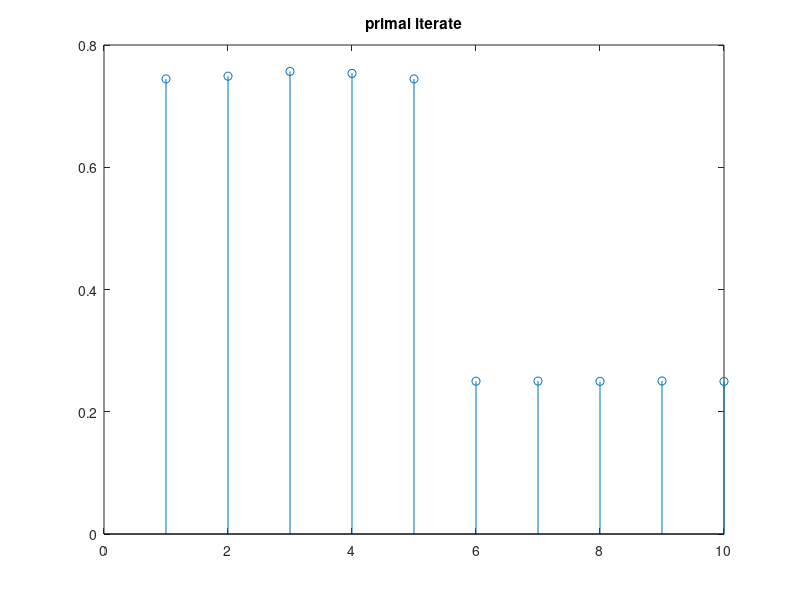
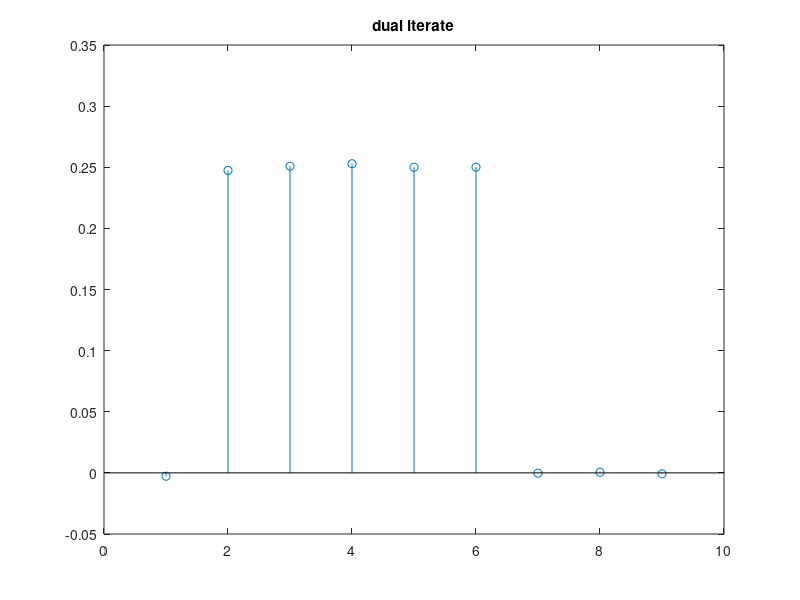
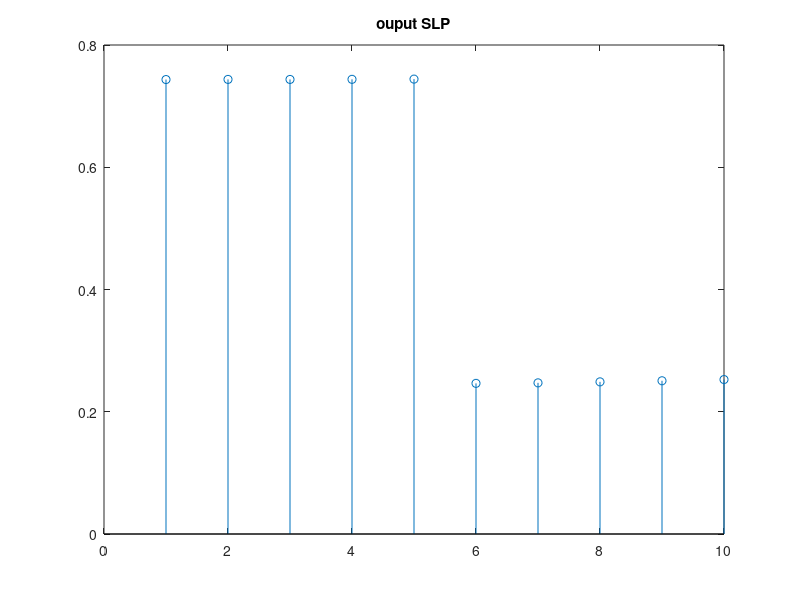

Here is the MATLAB script that generated these plots, in order: (Note: this script raises an error after producing the figures.)
%%%% This is the source code for num. experiments discussed in the paper 
%%%% "On the Duality between Network Flows and Network Lasso 
%%%% A. Jung, Mar. 2020 

clear all; 
[pathtothismfile,name,ext] = fileparts(mfilename('fullpath')) ; 

N = 10;  % nr of nodes in chain 
K = 1000; %nr of iterations used for SLP
B = diag(ones(N,1),0) - diag(ones(N-1,1),1) ; % incidence matrix 
B = B(1:(N-1),:) ; 


%kappa = 0.5 ; 



Lambda = 1*diag(1./(sum(abs(B),2))) ; 
Gamma_vec = (1./(sum(abs(B),1)))' ; 
Gamma = diag(Gamma_vec) ; 

cluster1 = [ones(N/2,1);zeros(N/2,1)]; 
cluster2 = [zeros(N/2,1);ones(N/2,1)]; 
c1 = 1 ; c2 = 0; 
graphsig = c1*cluster1 + c2*cluster2; 



%% here we can loop over different values for boundary weight 
%%% here we can loop over different values of nLasso lambda 

weight = eye(N-1,N-1); 
%weight(N/2,N/2) = 1/4 ; 
weight_vec = 1./(1:(N-1)) ; 
weight_vec = ones(N-1,1); 
eta = 1/4; 
weight_vec(N/2) = eta ; 
weight =  diag(weight_vec) ; 
lambda_nLasso = 1 ;  %% nLasso parameter

anal_sig = (c1 - lambda_nLasso*eta)*cluster1 + (c2 + lambda_nLasso*eta)*cluster2 ; 


D = weight*B;

hatx = zeros(N,1); 
haty = ((1:(N-1))/(N-1))'; 
samplingset = [1 N]; 
running_average = 0*hatx; 
running_averagey = 0*haty; 

% 
% for iterk=1:K
%    
%     newx = hatx - Gamma*D'*haty ; 
%     newx(samplingset) = graphsig(samplingset) ; 
%     tildex = 2*newx-hatx; 
%     newy = haty + Lambda*D*tildex; 
%     haty = newy./max([abs(newy),ones(N-1,1)],[],2) ; 
%     hatx = newx; 
%     running_average = (running_average*(iterk-1) +hatx)/iterk; 
%     running_averagey = (running_averagey*(iterk-1) +haty)/iterk; 
%  %   log_conv(iterk) = sum(abs(D*running_average)); 
%  %   log_bound(iterk) =1/(2*iterk)*(hatx'*inv(Gamma)*hatx)+(haty'*inv(Lambda)*haty) ;
% end

primSLP = ones(N,1); 
primSLp(N) = 0 ; 
%running_average;
dualSLP =(1:(N-1))'/(N-1) ; %running_averagey; 


hatx = zeros(N,1); 

samplingset = [2 7]; 
running_average = 0*hatx; 
running_averagey = 0*hatx; 


log_conv=zeros(N,1); 
log_bound=zeros(N,1); 
newx = 0*hatx; 

hist_y = zeros(K,N-1); 
hist_x = zeros(K,N) ; 

for iterk=1:K
    % update (22)
    tildex = 2*newx-hatx;  
    % update (23) 
    newy = haty + (1/2)*B*tildex; 
    % update (24) 
    haty = newy./max([abs(newy)./(lambda_nLasso*weight_vec),ones(N-1,1)],[],2) ; 
    % update (25) 
    newx = hatx - Gamma_vec.*(B'*haty); 
    % update (26)
    for dmy=1:length(samplingset)
        idx_dmy = samplingset(dmy); 
        newx(idx_dmy) = (newx(idx_dmy) +Gamma_vec(idx_dmy)*graphsig(idx_dmy))/(1+Gamma_vec(idx_dmy));
    end
    hatx = newx; 
    
   % newx(samplingset) = graphsig(samplingset) ; 
 
  %  haty = newy./max([abs(newy),ones(N-1,1)],[],2) ; 
  
    
    hist_y(iterk,:) = haty; 
    hist_x(iterk,:) = hatx; 
    
    running_average = (running_average*(iterk-1) +hatx)/iterk; 
    %running_averagey = (running_average*(iterk-1) +haty)/iterk;+
    dual = sign(B*running_average); 
    dual(iterk:(N-1)) = 0 ;
    log_conv(iterk) = sum(abs(B*running_average)); 
    log_bound(iterk) =(1/(2*iterk))*(primSLP'*inv(Gamma)*primSLP)+((dualSLP-dual)'*inv(Lambda)*(dualSLP-dual)) ;
end

close all; 
figure(1); 
stem(hatx);
title('primal iterate')
figure(2); 
stem(haty); 
title('dual iterate')
figure(3); 
stem(running_average);
title('ouput SLP'); 
anal_est =  norm(anal_sig-graphsig)^2/norm(graphsig)^2 
err = norm(running_average-graphsig)^2/norm(graphsig)^2 


mtx=[(1:N)' hatx]; 
%mtx = flipup(mtx); 
T = array2table(mtx,'VariableNames',{'i','x'});
%csvwrite('hingelosswoheader.csv',mtx);

filename = 'NumExpChainPrimal.csv' ; 

writetable(T,fullfile(pathtothismfile,filename));

mtx=[(1:(N-1))' haty]; 
%mtx = flipup(mtx); 
T = array2table(mtx,'VariableNames',{'i','y'});
%csvwrite('hingelosswoheader.csv',mtx);

filename = 'NumExpChainDual.csv' ; 

writetable(T,fullfile(pathtothismfile,filename));

mtx=[(1:(N))' graphsig]; 
%mtx = flipup(mtx); 
T = array2table(mtx,'VariableNames',{'i','x'});
%csvwrite('hingelosswoheader.csv',mtx);

filename = 'NumExpChainSig.csv' ; 

writetable(T,fullfile(pathtothismfile,filename));


%figure(4); 
%stem(dual);
%bound =log_bound+(1./(2*(1:K))*(hatx'*inv(Lambda)*hatx) ; 
%plot(1:N,log([log_conv log_bound])); 